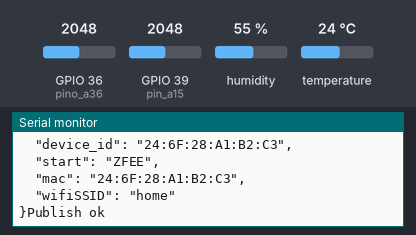
Bench run of a sketch on a simulated ESP32. On the bench: the last lines printed to the serial monitor. The inputs (shaded band) are chosen by the test bench; at power-on: humidity 55 %, GPIO 36 (pino_a36) = 2048, GPIO 39 (pin_a15) = 2048, temperature 24 °C. WiFi joins after 1.5 s; servers stay silent unless stated; no MQTT or app messages arrive unless stated.

Above: at 2.8 s.
2.9 s: humidity set to 22 %
At 5.07 s:
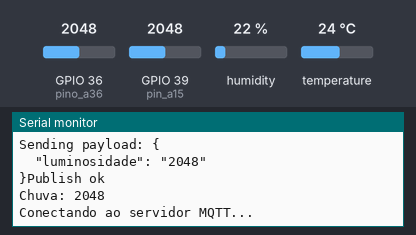
10.1 s: GPIO 36 (pino_a36) set to 2866
At 12.0 s:
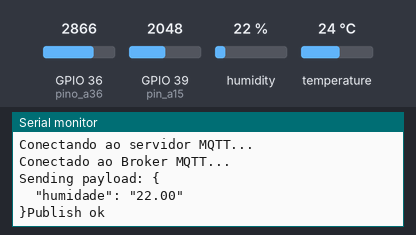
17.3 s: GPIO 39 (pin_a15) set to 2866
At 21.07 s:
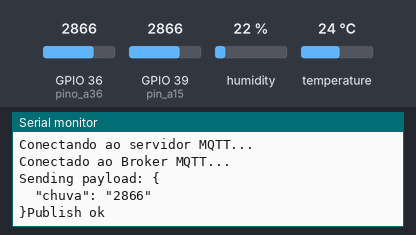
24.5 s: temperature set to 12 °C
At 26.26 s:
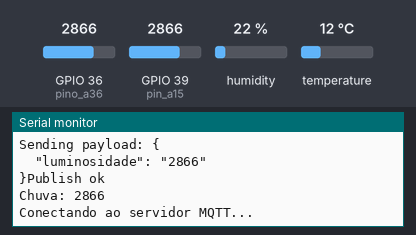
31.7 s: GPIO 36 (pino_a36) set to 3972
At 31.74 s:
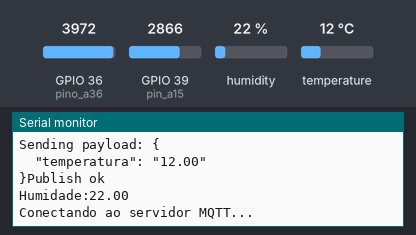
38.9 s: GPIO 39 (pin_a15) set to 3972
At 42.26 s:
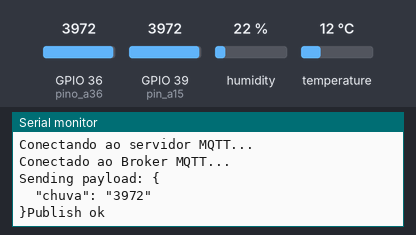
Timing chart, 0 to 43.8 s (numbered marks = the images above; inputs shaded):
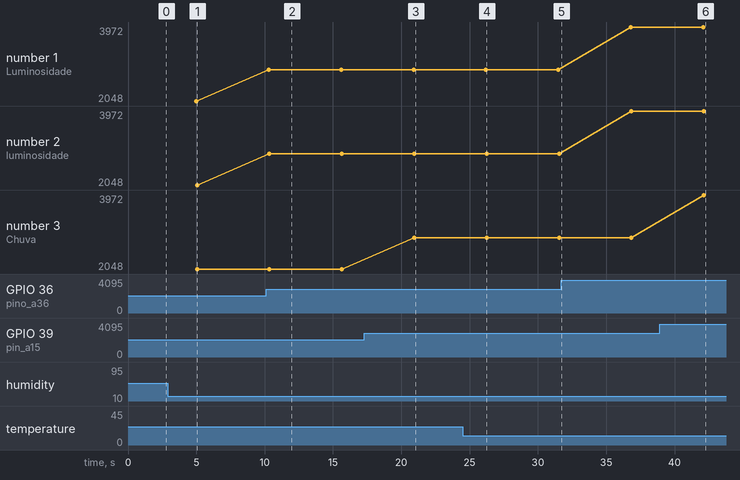

Measured:
- after the input at 10.1 s, the serial monitor: prints a new line after 0.20 s (image 2)
- after the input at 17.3 s, the serial monitor: prints a new line after 3.6 s (image 3)
- after the input at 38.9 s, the serial monitor: prints a new line after 3.2 s (image 6)
- plotted number 1: 2048 → 2866 after the input at 10.1 s, 2866 → 3972 after the input at 31.7 s
- plotted number 2: 2048 → 2866 after the input at 10.1 s, 2866 → 3972 after the input at 31.7 s

The sketch:

quatoestacoes.ino
```cpp
#include <ArduinoOTA.h>
#include <PubSubClient.h>
#include <WiFiManager.h>
#include <Arduino.h>
#include <Adafruit_AHT10.h>
#include <ArduinoJson.h>

// Sensor temperatura e humidade
Adafruit_AHT10 aht;
String temp1 = "";
String umid1 = "";

// Sensor de luminosidade
int pino_a36 = 36;
int val_pin36 = 0;

// Sensor de chuva
int pin_a15 = 39;
int val_pin15 = 0;

//__ Informações do dispositivo
//__ Variáveis de conexão com o servidor
String DEVICE_ID;
const String server = "blu.sisgel.com";
String topicoChuva = "quatroestacoes/chuva/";
String topicoHumidade = "quatroestacoes/humidade/";
String topicoTemperatura = "quatroestacoes/temperatura/";
String topicoLuminosidade = "quatroestacoes/luminosidade/";
String topicoStart = "quatroestacoes/start/";
char authMeth[] = "Senac";
char token[] = "Senac";
String clientId;
DynamicJsonDocument doc(1024);
WiFiClient wifiClient;
PubSubClient client(server.c_str(), 41883, wifiClient);


//Função responsável pela conexão ao servidor MQTT
void connectMQTTServer() {
  Serial.println("Conectando ao servidor MQTT...");

  if (client.connect(clientId.c_str(), authMeth, token)) {
    Serial.println("Conectado ao Broker MQTT...");
    client.setCallback(callback);

  } else {
    Serial.print("erro = ");
    Serial.println(client.state());
    connectMQTTServer();
  }
}

void callback(char* topic, unsigned char* payload, unsigned int length) {
  Serial.print("topico ");
  Serial.println(topic);
  String sPayload = "";
  for (int i = 0; i < length; i++) { sPayload += (char)payload[i]; }
  Serial.println(sPayload);
}

void configModeCallback(WiFiManager* myWiFiManager) {
  Serial.println("Entrou no modo de configuração");
  Serial.println(WiFi.softAPIP());
  Serial.println(myWiFiManager->getConfigPortalSSID());
}

void saveConfigCallback() {
  Serial.println("Configuração salva");
  Serial.println(WiFi.softAPIP());
}

void atualizaDados() {
  static unsigned long delay1 = 0;
  int tempo = 5000;

  if ((millis() - delay1) > tempo) {
    atualizaEnviaLuminosidade();
    atualizaEnviaChuva();
    atualizaEnviaTemperaturaHumidade();
  }
  if ((millis() - delay1) >= (tempo + 100)) {
    delay1 = millis();
  }
}

void atualizaEnviaStart() {
  doc.clear();
  DEVICE_ID = String(WiFi.macAddress());
  clientId = DEVICE_ID;
  doc["device_id"] = DEVICE_ID;
  doc["start"] = "ZFEE";
  doc["mac"] = DEVICE_ID;
  doc["wifiSSID"] = String(WiFi.SSID());

  enviarDados(doc, topicoStart);
}

void atualizaEnviaLuminosidade() {
  val_pin36 = analogRead(pino_a36);
  Serial.print("Luminosidade: ");
  Serial.println(val_pin36);
  if (val_pin36 >= 0){
    doc.clear();
    doc["luminosidade"] = String(val_pin36);
    enviarDados(doc, topicoLuminosidade);
  }
}

void atualizaEnviaChuva(){
  val_pin15 = analogRead(pin_a15);
  Serial.print("Chuva: ");
  Serial.println(val_pin15);
  if (val_pin15 > 0){
    doc.clear();
    doc["chuva"] = String(val_pin15);
    enviarDados(doc, topicoChuva);
  }
}

void atualizaEnviaTemperaturaHumidade() {
  sensors_event_t humidity, temp;
  aht.getEvent(&humidity, &temp);

  Serial.print("Temperatura:");
  Serial.println(temp.temperature);

  if (temp.temperature > 0) {
    doc.clear();
    doc["temperatura"] = String(temp.temperature);
    enviarDados(doc, topicoTemperatura);
  }

  Serial.print("Humidade:");
  Serial.println(humidity.relative_humidity);

  if (humidity.relative_humidity > 0){
    doc.clear();
    doc["humidade"] = String(humidity.relative_humidity);
    enviarDados(doc, topicoHumidade);
  }
}

void enviarDados(DynamicJsonDocument jsonDoc, String topico) {
  connectMQTTServer();
  Serial.print("Sending payload: ");
  serializeJsonPretty(jsonDoc, Serial);

  //__ Envia o dado
  char buffer[256];
  size_t n = serializeJson(jsonDoc, buffer);
  if (client.publish(topico.c_str(), buffer, n)) {
    Serial.println("Publish ok");
  } else {
    Serial.println("Publish failed");
  }
}

void setup() {
  Serial.begin(115200);
  aht.begin();
  WiFiManager wifiManager;
  wifiManager.setAPCallback(configModeCallback);
  wifiManager.setSaveConfigCallback(saveConfigCallback);
  DEVICE_ID = String(WiFi.macAddress());
  clientId = DEVICE_ID;
  wifiManager.resetSettings();
  wifiManager.autoConnect("QuatroEstacoes"); // ATENÇÃO AUTOCONNECT DESLIGA OS SENSORES QUE USAM A PORTA ANALOGICA NÃO UTILIZAR

  connectMQTTServer();

  atualizaEnviaStart();
  pinMode(pino_a36, INPUT);
  pinMode(pin_a15, INPUT);
}

void loop() {
  client.loop();
  atualizaDados();
}
```
